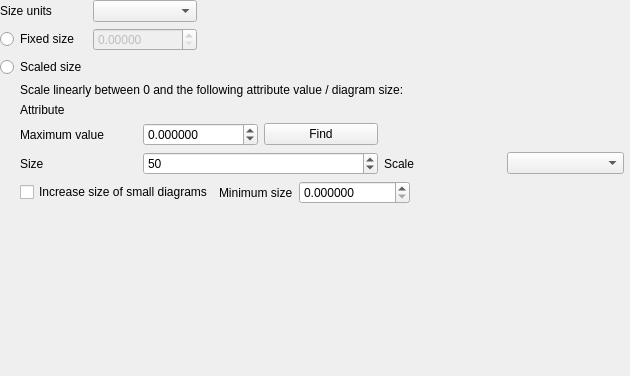
                <widget class="QWidget" name="scrollAreaWidgetContents_6">
                 <property name="geometry">
                  <rect>
                   <x>0</x>
                   <y>0</y>
                   <width>630</width>
                   <height>376</height>
                  </rect>
                 </property>
                 <layout class="QGridLayout" name="gridLayout_11">
                  <property name="leftMargin">
                   <number>0</number>
                  </property>
                  <property name="topMargin">
                   <number>0</number>
                  </property>
                  <property name="rightMargin">
                   <number>6</number>
                  </property>
                  <property name="bottomMargin">
                   <number>0</number>
                  </property>
                  <item row="0" column="0">
                   <widget class="QLabel" name="mDiagramUnitsLabel">
                    <property name="text">
                     <string>Size units</string>
                    </property>
                   </widget>
                  </item>
                  <item row="1" column="0">
                   <widget class="QRadioButton" name="mFixedSizeRadio">
                    <property name="text">
                     <string>Fixed size</string>
                    </property>
                   </widget>
                  </item>
                  <item row="1" column="1">
                   <widget class="QgsDoubleSpinBox" name="mDiagramSizeSpinBox">
                    <property name="enabled">
                     <bool>false</bool>
                    </property>
                    <property name="decimals">
                     <number>5</number>
                    </property>
                    <property name="maximum">
                     <double>9999999.990000000223517</double>
                    </property>
                   </widget>
                  </item>
                  <item row="0" column="1">
                   <widget class="QComboBox" name="mDiagramUnitComboBox"/>
                  </item>
                  <item row="4" column="0">
                   <spacer name="verticalSpacer_3">
                    <property name="orientation">
                     <enum>Qt::Vertical</enum>
                    </property>
                    <property name="sizeHint" stdset="0">
                     <size>
                      <width>20</width>
                      <height>40</height>
                     </size>
                    </property>
                   </spacer>
                  </item>
                  <item row="3" column="0" colspan="3">
                   <widget class="QFrame" name="mLinearScaleFrame">
                    <property name="frameShape">
                     <enum>QFrame::NoFrame</enum>
                    </property>
                    <property name="frameShadow">
                     <enum>QFrame::Plain</enum>
                    </property>
                    <layout class="QVBoxLayout" name="verticalLayout_2">
                     <property name="leftMargin">
                      <number>20</number>
                     </property>
                     <property name="topMargin">
                      <number>0</number>
                     </property>
                     <property name="rightMargin">
                      <number>0</number>
                     </property>
                     <property name="bottomMargin">
                      <number>0</number>
                     </property>
                     <item>
                      <widget class="QLabel" name="mLinearlyScalingLabel">
                       <property name="text">
                        <string>Scale linearly between 0 and the following attribute value / diagram size:</string>
                       </property>
                       <property name="wordWrap">
                        <bool>true</bool>
                       </property>
                      </widget>
                     </item>
                     <item>
                      <layout class="QGridLayout" name="gridLayout">
                       <item row="3" column="0">
                        <widget class="QLabel" name="mSizeLabel">
                         <property name="text">
                          <string>Size</string>
                         </property>
                        </widget>
                       </item>
                       <item row="3" column="1" colspan="2">
                        <widget class="QgsSpinBox" name="mSizeSpinBox">
                         <property name="maximum">
                          <number>10000000</number>
                         </property>
                         <property name="value">
                          <number>50</number>
                         </property>
                        </widget>
                       </item>
                       <item row="2" column="0">
                        <widget class="QLabel" name="label_4">
                         <property name="text">
                          <string>Maximum value</string>
                         </property>
                        </widget>
                       </item>
                       <item row="0" column="0" rowspan="2">
                        <widget class="QLabel" name="mSizeAttributeLabel">
                         <property name="text">
                          <string>Attribute</string>
                         </property>
                        </widget>
                       </item>
                       <item row="0" column="1" rowspan="2" colspan="4">
                        <widget class="QgsFieldExpressionWidget" name="mSizeFieldExpressionWidget" native="true">
                         <property name="sizePolicy">
                          <sizepolicy hsizetype="Expanding" vsizetype="Preferred">
                           <horstretch>0</horstretch>
                           <verstretch>0</verstretch>
                          </sizepolicy>
                         </property>
                         <property name="maximumSize">
                          <size>
                           <width>16777215</width>
                           <height>16777215</height>
                          </size>
                         </property>
                        </widget>
                       </item>
                       <item row="3" column="3">
                        <widget class="QLabel" name="mScaleDependencyLabel">
                         <property name="text">
                          <string>Scale</string>
                         </property>
                        </widget>
                       </item>
                       <item row="3" column="4">
                        <widget class="QComboBox" name="mScaleDependencyComboBox"/>
                       </item>
                       <item row="2" column="1" colspan="2">
                        <layout class="QHBoxLayout" name="horizontalLayout_2">
                         <item>
                          <widget class="QgsDoubleSpinBox" name="mMaxValueSpinBox">
                           <property name="decimals">
                            <number>6</number>
                           </property>
                           <property name="minimum">
                            <double>-99999999.000000000000000</double>
                           </property>
                           <property name="maximum">
                            <double>99999999.000000000000000</double>
                           </property>
                          </widget>
                         </item>
                         <item>
                          <widget class="QPushButton" name="mFindMaximumValueButton">
                           <property name="text">
                            <string>Find</string>
                           </property>
                          </widget>
                         </item>
                        </layout>
                       </item>
                       <item row="4" column="0" colspan="5">
                        <widget class="QFrame" name="mFrameIncreaseSize">
                         <property name="frameShape">
                          <enum>QFrame::NoFrame</enum>
                         </property>
                         <property name="frameShadow">
                          <enum>QFrame::Raised</enum>
                         </property>
                         <layout class="QHBoxLayout" name="horizontalLayout">
                          <property name="leftMargin">
                           <number>0</number>
                          </property>
                          <property name="topMargin">
                           <number>0</number>
                          </property>
                          <property name="rightMargin">
                           <number>0</number>
                          </property>
                          <property name="bottomMargin">
                           <number>0</number>
                          </property>
                          <item>
                           <widget class="QCheckBox" name="mIncreaseSmallDiagramsCheck">
                            <property name="text">
                             <string>Increase size of small diagrams</string>
                            </property>
                           </widget>
                          </item>
                          <item>
                           <widget class="QLabel" name="mIncreaseMinimumSizeLabel">
                            <property name="text">
                             <string>Minimum size</string>
                            </property>
                           </widget>
                          </item>
                          <item>
                           <widget class="QgsDoubleSpinBox" name="mIncreaseMinimumSizeSpinBox">
                            <property name="decimals">
                             <number>6</number>
                            </property>
                            <property name="maximum">
                             <double>100000.000000000000000</double>
                            </property>
                            <property name="singleStep">
                             <double>0.200000000000000</double>
                            </property>
                           </widget>
                          </item>
                          <item>
                           <spacer name="horizontalSpacer_4">
                            <property name="orientation">
                             <enum>Qt::Horizontal</enum>
                            </property>
                            <property name="sizeHint" stdset="0">
                             <size>
                              <width>40</width>
                              <height>20</height>
                             </size>
                            </property>
                           </spacer>
                          </item>
                         </layout>
                        </widget>
                       </item>
                      </layout>
                     </item>
                    </layout>
                   </widget>
                  </item>
                  <item row="2" column="0">
                   <widget class="QRadioButton" name="mAttributeBasedScalingRadio">
                    <property name="text">
                     <string>Scaled size</string>
                    </property>
                   </widget>
                  </item>
                  <item row="0" column="2">
                   <spacer name="horizontalSpacer_3">
                    <property name="orientation">
                     <enum>Qt::Horizontal</enum>
                    </property>
                    <property name="sizeHint" stdset="0">
                     <size>
                      <width>40</width>
                      <height>20</height>
                     </size>
                    </property>
                   </spacer>
                  </item>
                 </layout>
                </widget>
